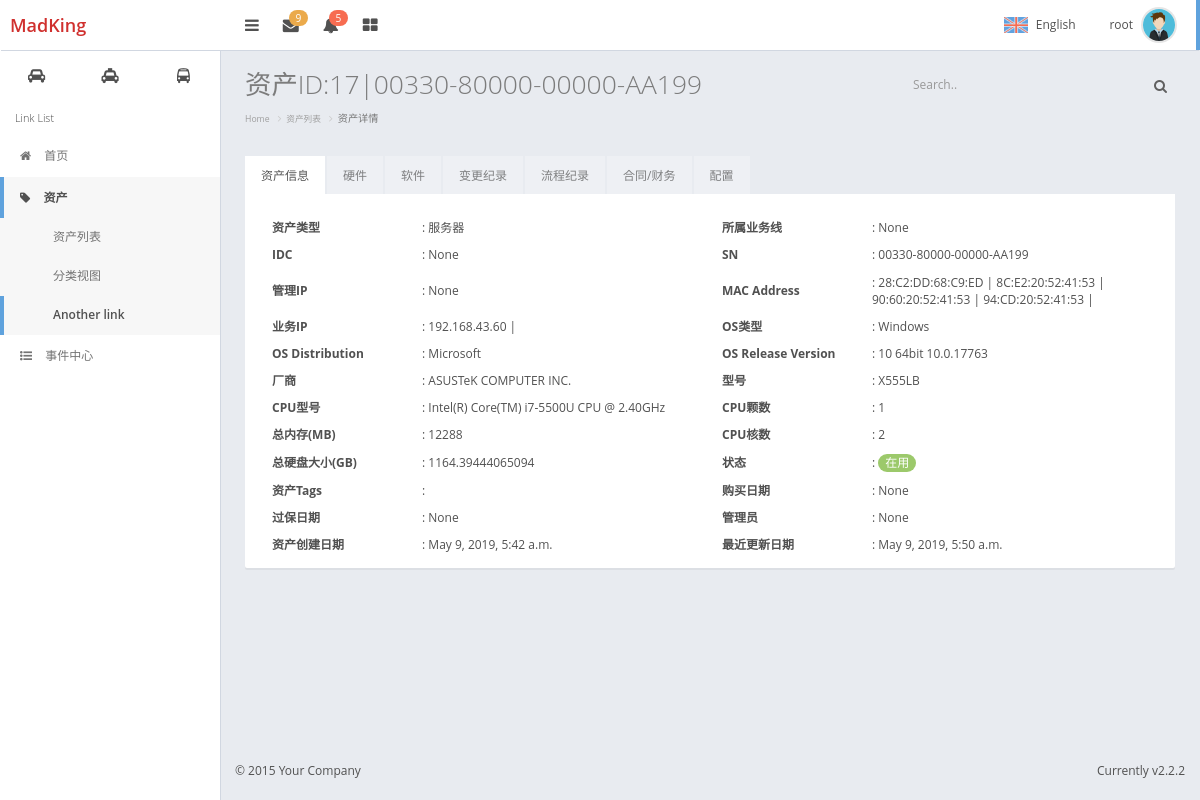
The app's page /asset/asset_list/17/ (signed in), older data.
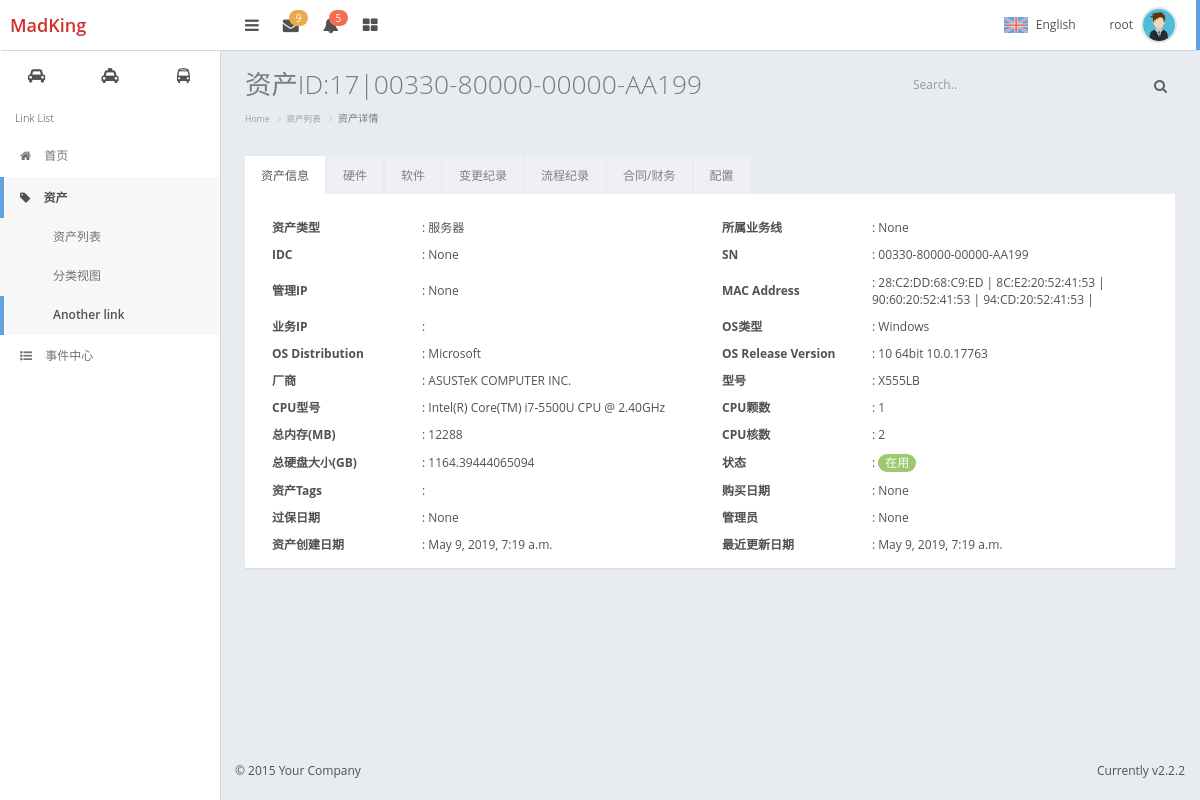
The same page, newer data.
### assets/models.py (models this page shows, shortened)
class NIC(models.Model):
    asset = models.ForeignKey('Asset', on_delete=models.CASCADE)
    name = models.CharField('网卡名', max_length=64, blank=True, null=True)
    sn = models.CharField('SN号', max_length=128, blank=True, null=True)
    model = models.CharField('网卡型号', max_length=128, blank=True, null=True)
    macaddress = models.CharField('MAC', max_length=64, unique=True)
    ipaddress = models.GenericIPAddressField('IP', blank=True, null=True)
    netmask = models.CharField(max_length=64, blank=True, null=True)
    bonding = models.CharField(max_length=64, blank=True, null=True)
    memo = models.CharField('备注', max_length=128, blank=True, null=True)
    create_date = models.DateTimeField(blank=True, auto_now_add=True)
    update_date = models.DateTimeField(blank=True, null=True)
    class Meta:
        verbose_name = '网卡'
        verbose_name_plural = u"网卡"
        unique_together = ("asset", "macaddress")
    auto_create_fields = ['name', 'sn', 'model', 'macaddress', 'ipaddress', 'netmask', 'bonding']

class Asset(models.Model):
    asset_type_choices = (
        ('server', '服务器'),
        ('networkdevice', '网络设备'),
        ('storagedevice', '存储设备'),
        ('securitydevice', '安全设备'),
        ('securitydevice', '机房设备'),
        ('software', '软件资产'),
    )
    asset_type = models.CharField(choices=asset_type_choices, max_length=64, default='server')
    name = models.CharField(max_length=64, unique=True)
    sn = models.CharField('资产SN号', max_length=128, unique=True)
    manufactory = models.ForeignKey('Manufactory', verbose_name='制造商', null=True, blank=True, on_delete=models.CASCADE)
    management_ip = models.GenericIPAddressField('管理IP', blank=True, null=True)
    contract = models.ForeignKey('Contract', verbose_name='合同', null=True, blank=True, on_delete=models.CASCADE)
    trade_date = models.DateField('购买时间', null=True, blank=True)
    expire_date = models.DateField('过保修期', null=True, blank=True)
    price = models.FloatField('价格', null=True, blank=True)
    business_unit = models.ForeignKey('BusinessUnit', verbose_name='所属业务线', null=True, blank=True,
                                      on_delete=models.CASCADE)
    tags = models.ManyToManyField('Tag', blank=True)
    admin = models.ForeignKey('UserProfile', verbose_name='资产管理员', null=True, blank=True, on_delete=models.CASCADE)
    idc = models.ForeignKey('IDC', verbose_name='IDC机房', null=True, blank=True, on_delete=models.CASCADE)
    status_choices = ((0, '在线'),
                      (1, '已下线'),
                      (2, '未知'),
                      (3, '故障'),
                      (4, '备用'),
                      )
    status = models.SmallIntegerField(choices=status_choices, default=0)
    memo = models.TextField('备注', null=True, blank=True)
    create_date = models.DateTimeField(blank=True, auto_now_add=True)
    update_date = models.DateTimeField(blank=True, auto_now=True)
    class Meta:
        verbose_name = '资产总表'
        verbose_name_plural = "资产总表"

class Server(models.Model):
    asset = models.OneToOneField('Asset', on_delete=models.CASCADE)
    sub_asset_type_choices = (
        (0, 'PC服务器'),
        (1, '刀片机'),
        (2, '小型机'),
    )
    created_by_choices = (
        ('auto', 'Auto'),
        ('manual', 'Manual'),
    )
    sub_asset_type = models.SmallIntegerField(choices=sub_asset_type_choices, verbose_name="服务器类型", default=0)
    created_by = models.CharField(choices=created_by_choices, max_length=32,
                                  default='auto')  # auto: auto created,   manual:created manually
    hosted_on = models.ForeignKey('self', related_name='hosted_on_server', blank=True, null=True,
                                  on_delete=models.CASCADE)  # for vitural server
    model = models.CharField(verbose_name='型号', max_length=128, null=True, blank=True)
    raid_type = models.CharField('raid类型', max_length=512, blank=True, null=True)
    os_type = models.CharField('操作系统类型', max_length=64, blank=True, null=True)
    os_distribution = models.CharField('发型版本', max_length=64, blank=True, null=True)
    os_release = models.CharField('操作系统版本', max_length=64, blank=True, null=True)
    class Meta:
        verbose_name = '服务器'
        verbose_name_plural = "服务器"

class Manufactory(models.Model):
    manufactory = models.CharField('厂商名称', max_length=64, unique=True)
    support_num = models.CharField('支持电话', max_length=30, blank=True)
    memo = models.CharField('备注', max_length=128, blank=True)
    class Meta:
        verbose_name = '厂商'
        verbose_name_plural = "厂商"

class CPU(models.Model):
    asset = models.OneToOneField('Asset', on_delete=models.CASCADE)
    cpu_model = models.CharField('CPU型号', max_length=128, blank=True)
    cpu_count = models.SmallIntegerField('物理cpu个数')
    cpu_core_count = models.SmallIntegerField('cpu核数')
    memo = models.TextField('备注', null=True, blank=True)
    create_date = models.DateTimeField(auto_now_add=True)
    update_date = models.DateTimeField(blank=True, null=True)
    class Meta:
        verbose_name = 'CPU部件'
        verbose_name_plural = "CPU部件"

class RAM(models.Model):
    asset = models.ForeignKey('Asset', on_delete=models.CASCADE)
    sn = models.CharField('SN号', max_length=128, blank=True, null=True)
    model = models.CharField('内存型号', max_length=128)
    slot = models.CharField('插槽', max_length=64)
    capacity = models.IntegerField('内存大小(MB)')
    memo = models.CharField('备注', max_length=128, blank=True, null=True)
    create_date = models.DateTimeField(blank=True, auto_now_add=True)
    update_date = models.DateTimeField(blank=True, null=True)
    class Meta:
        verbose_name = 'RAM'
        verbose_name_plural = "RAM"
        unique_together = ("asset", "slot")
    auto_create_fields = ['sn', 'slot', 'model', 'capacity']

class Disk(models.Model):
    asset = models.ForeignKey('Asset', on_delete=models.CASCADE)
    sn = models.CharField('SN号', max_length=128, blank=True, null=True)
    slot = models.CharField('插槽位', max_length=64)
    manufactory = models.CharField('制造商', max_length=64, blank=True, null=True)
    model = models.CharField('磁盘型号', max_length=128, blank=True, null=True)
    capacity = models.FloatField('磁盘容量GB')
    disk_iface_choice = (
        ('SATA', 'SATA'),
        ('SAS', 'SAS'),
        ('SCSI', 'SCSI'),
        ('SSD', 'SSD'),
    )
    iface_type = models.CharField('接口类型', max_length=64, choices=disk_iface_choice, default='SAS')
    memo = models.TextField('备注', blank=True, null=True)
    create_date = models.DateTimeField(blank=True, auto_now_add=True)
    update_date = models.DateTimeField(blank=True, null=True)
    auto_create_fields = ['sn', 'slot', 'manufactory', 'model', 'capacity', 'iface_type']
    class Meta:
        unique_together = ("asset", "slot")
        verbose_name = '硬盘'
        verbose_name_plural = "硬盘"

### assets/views.py (the view)
# urls.py: re_path(r'^asset_list/(\d+)/$', views.asset_detail, name="asset_detail"),
@login_required
def asset_detail(request, asset_id):
    if request.method == "GET":
        try:
            asset_obj = models.Asset.objects.get(id=asset_id)
        except ObjectDoesNotExist as e:
            return render(request, 'assets/asset_detail.html', {'error': e})
        return render(request, 'assets/asset_detail.html', {"asset_obj": asset_obj})

### assets/templatetags/custom_tag.py (called while the page is built)
@register.filter
def sum_size(data_set):
    total_val = sum([i.capacity if i.capacity else 0 for i in data_set])
    return total_val

@register.filter
def list_count(data_set):
    data_count = len([i.capacity if i.capacity else 0 for i in data_set])
    return data_count

### templates/assets/asset_detail.html (shortened to what the changed rows need)
{% extends 'base.html' %}
{% block header-css %}
<link rel="stylesheet" type="text/css" href="/static/plugins/DataTables/datatables.min.css"/>
{% endblock %}
{% load custom_tag %}
{% block page-content-title %}
    {% if not error %}
     资产ID:{{ asset_obj.id  }}|{{ asset_obj.name }}
    {% else %}
     资产不存在！
    {% endif %}
{% endblock %}
{% block page-content %}
<div class="tab-base">
    <div class="tab-content">
        <div id="tab-asset-info" class="tab-pane fade active in">
           <table class=" asset-info-table">
               <tr>
                   <td class="col-md-2 bold">资产类型</td>
                   <td class="col-md-4">: {{ asset_obj.get_asset_type_display }}</td>
                   <td class="col-md-2 bold">所属业务线</td>
                   <td class="col-md-4">: {{ asset_obj.business_unit }}</td>
               </tr>
               <tr>
                   <td class="col-md-2 bold">IDC</td>
                   <td class="col-md-4">: {{ asset_obj.idc }}</td>
                   <td class="col-md-2 bold">SN</td>
                   <td class="col-md-4">: {{ asset_obj.sn }}</td>
               </tr>
               <tr>
                   <td class="col-md-2 bold">管理IP</td>
                   <td class="col-md-4">: {{ asset_obj.management_ip }}</td>
                   <td class="col-md-2 bold">MAC Address</td>
                   <td class="col-md-4">:
                       {% for nic in asset_obj.nic_set.select_related  %}
                           {% if nic.macaddress %}
                            {{ nic.macaddress }} |
                           {% endif %}
                        {% endfor %}
                   </td>
               </tr>
               <tr>
                   <td class="col-md-2 bold">业务IP</td>
                   <td class="col-md-4">:
                       {% for nic in asset_obj.nic_set.select_related  %}
                           {% if nic.ipaddress %}
                            {{ nic.ipaddress }} |
                           {% endif %}
                       {% endfor %}
                   </td>
                   <td class="col-md-2 bold">OS类型</td>
                   <td class="col-md-4">: {% if asset_obj.server %}{{ asset_obj.server.os_type }} {% else %}{{ asset_obj.networkdevice.firmware }}{% endif %}</td>
               </tr>
               <tr>
                   <td class="col-md-2 bold">OS Distribution</td>
                   <td class="col-md-4">: {{ asset_obj.server.os_distribution }} </td>
                   <td class="col-md-2 bold">OS Release Version</td>
                   <td class="col-md-4">: {{ asset_obj.server.os_release}}</td>
               </tr>
               <tr>
                   <td class="col-md-2 bold">厂商</td>
                   <td class="col-md-4">: {{ asset_obj.manufactory.manufactory }}</td>
                   <td class="col-md-2 bold">型号</td>
                   <td class="col-md-4">: {% if asset_obj.asset_type == 'server' %}{{ asset_obj.server.model }}{% else %}{{ asset_obj.networkdevice.model }}{% endif %}</td>
               </tr>
               <tr>
                   <td class="col-md-2 bold">CPU型号</td>
                   <td class="col-md-4">: {{ asset_obj.cpu.cpu_model }}</td>
                   <td class="col-md-2 bold">CPU颗数</td>
                   <td class="col-md-4">: {{ asset_obj.cpu.cpu_count }}</td>
               </tr>
               <tr>
                   <td class="col-md-2 bold">总内存(MB)</td>
                   <td class="col-md-4">: {{ asset_obj.ram_set.select_related | sum_size }}</td>
                   <td class="col-md-2 bold">CPU核数</td>
                   <td class="col-md-4">: {{ asset_obj.cpu.cpu_core_count }}</td>
               </tr>
               <tr>
                   <td class="col-md-2 bold">总硬盘大小(GB)</td>
                   <td class="col-md-4">: {{ asset_obj.disk_set.select_related | sum_size }}</td>
                   <td class="col-md-2 bold">状态</td>
                   <td class="col-md-4">: <span class="badge badge-success">在用</span></td>
               </tr>
               <tr>
                   <td class="col-md-2 bold">资产Tags</td>
                   <td class="col-md-4">:
                   </td>
                   <td class="col-md-2 bold">购买日期</td>
                   <td class="col-md-4">: {{ asset_obj.trade_date }}</td>
               </tr>
               <tr>
                   <td class="col-md-2 bold">过保日期</td>
                   <td class="col-md-4">: {{ asset_obj.expire_date}}</td>
                   <td class="col-md-2 bold">管理员</td>
                   <td class="col-md-4">: {{ asset_obj.admin }}</td>
               </tr>
               <tr>
                   <td class="col-md-2 bold">资产创建日期</td>
                   <td class="col-md-4">: {{ asset_obj.create_date}}</td>
                   <td class="col-md-2 bold">最近更新日期</td>
                   <td class="col-md-4">: {{ asset_obj.update_date }}</td>
               </tr>
           </table>
        </div>
    </div>
</div>
{% endblock %}

Row changes from the older to the newer data that the page shows:
no longer on one of the page's lists (row edited): NIC: ipaddress "192.168.43.60"
changed Asset "00330-80000-00000-AA199": create_date "May 9, 2019, 5:42 a.m." → "May 9, 2019, 7:19 a.m."; update_date "May 9, 2019, 5:50 a.m." → "May 9, 2019, 7:19 a.m."
